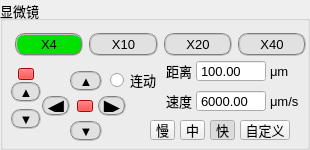
      <widget class="QGroupBox" name="GROUP_MICROSCOPE">
       <property name="geometry">
        <rect>
         <x>0</x>
         <y>0</y>
         <width>310</width>
         <height>150</height>
        </rect>
       </property>
       <property name="font">
        <font>
         <pointsize>10</pointsize>
        </font>
       </property>
       <property name="cursor">
        <cursorShape>ArrowCursor</cursorShape>
       </property>
       <property name="focusPolicy">
        <enum>Qt::NoFocus</enum>
       </property>
       <property name="toolTip">
        <string>&lt;html&gt;&lt;head/&gt;&lt;body&gt;&lt;p align=&quot;center&quot;&gt;快捷键 &amp;quot;M&amp;quot; 选中，ESC取消&lt;/p&gt;&lt;p align=&quot;center&quot;&gt;前：↑ 后：↓ 左：← 右：→&lt;/p&gt;&lt;p align=&quot;center&quot;&gt;上：PageUp 下：PageDown&lt;/p&gt;&lt;/body&gt;&lt;/html&gt;</string>
       </property>
       <property name="styleSheet">
        <string notr="true"/>
       </property>
       <property name="title">
        <string>显微镜</string>
       </property>
       <property name="flat">
        <bool>false</bool>
       </property>
       <property name="checkable">
        <bool>false</bool>
       </property>
       <widget class="QPushButton" name="BTN_SCOPE_FORWARD">
        <property name="geometry">
         <rect>
          <x>70</x>
          <y>71</y>
          <width>32</width>
          <height>20</height>
         </rect>
        </property>
        <property name="cursor">
         <cursorShape>OpenHandCursor</cursorShape>
        </property>
        <property name="focusPolicy">
         <enum>Qt::NoFocus</enum>
        </property>
        <property name="toolTip">
         <string>视野前移</string>
        </property>
        <property name="styleSheet">
         <string notr="true">QPushButton {
background-color: rgb(225,225,225);
border: 2px groove gray;
padding: 2px;
border-radius: 10px;
}
QPushButton:enabled  {
background-color: rgb(225,225,225);
border: 2px groove gray;
padding: 2px;
border-radius: 10px;
} 
QPushButton:disabled  {
background-color: rgb(100,100,100);
border: 2px groove gray;
padding: 2px;
border-radius: 10px;
}
QPushButton:hover {
	border: 1px solid #3a8ee6;
	border-radius: 10px;
    background-color: rgba(0, 255, 0, 0.7);
}</string>
        </property>
        <property name="text">
         <string>▲</string>
        </property>
       </widget>
       <widget class="QPushButton" name="BTN_SCOPE_BACK">
        <property name="geometry">
         <rect>
          <x>70</x>
          <y>121</y>
          <width>32</width>
          <height>20</height>
         </rect>
        </property>
        <property name="cursor">
         <cursorShape>OpenHandCursor</cursorShape>
        </property>
        <property name="focusPolicy">
         <enum>Qt::NoFocus</enum>
        </property>
        <property name="contextMenuPolicy">
         <enum>Qt::NoContextMenu</enum>
        </property>
        <property name="toolTip">
         <string>视野后移</string>
        </property>
        <property name="styleSheet">
         <string notr="true">QPushButton {
background-color: rgb(225,225,225);
border: 2px groove gray;
padding: 2px;
border-radius: 10px;
}
QPushButton:enabled  {
background-color: rgb(225,225,225);
border: 2px groove gray;
padding: 2px;
border-radius: 10px;
} 
QPushButton:disabled  {
background-color: rgb(100,100,100);
border: 2px groove gray;
padding: 2px;
border-radius: 10px;
}
QPushButton:hover {
	border: 1px solid #3a8ee6;
	border-radius: 10px;
    background-color: rgba(0, 255, 0, 0.7);
}</string>
        </property>
        <property name="text">
         <string>▼</string>
        </property>
       </widget>
       <widget class="QPushButton" name="BTN_SCOPE_LEFT">
        <property name="geometry">
         <rect>
          <x>42</x>
          <y>96</y>
          <width>28</width>
          <height>20</height>
         </rect>
        </property>
        <property name="font">
         <font>
          <pointsize>16</pointsize>
         </font>
        </property>
        <property name="cursor">
         <cursorShape>OpenHandCursor</cursorShape>
        </property>
        <property name="focusPolicy">
         <enum>Qt::NoFocus</enum>
        </property>
        <property name="toolTip">
         <string>视野左移</string>
        </property>
        <property name="styleSheet">
         <string notr="true">QPushButton {
background-color: rgb(225,225,225);
border: 2px groove gray;
padding: 2px;
border-radius: 10px;
}
QPushButton:enabled  {
background-color: rgb(225,225,225);
border: 2px groove gray;
padding: 2px;
border-radius: 10px;
} 
QPushButton:disabled  {
background-color: rgb(100,100,100);
border: 2px groove gray;
padding: 2px;
border-radius: 10px;
}
QPushButton:hover {
	border: 1px solid #3a8ee6;
	border-radius: 10px;
    background-color: rgba(0, 255, 0, 0.7);
}</string>
        </property>
        <property name="text">
         <string>◀</string>
        </property>
       </widget>
       <widget class="QPushButton" name="BTN_SCOPE_RIGHT">
        <property name="geometry">
         <rect>
          <x>98</x>
          <y>96</y>
          <width>28</width>
          <height>20</height>
         </rect>
        </property>
        <property name="font">
         <font>
          <pointsize>16</pointsize>
         </font>
        </property>
        <property name="cursor">
         <cursorShape>OpenHandCursor</cursorShape>
        </property>
        <property name="focusPolicy">
         <enum>Qt::NoFocus</enum>
        </property>
        <property name="toolTip">
         <string>视野右移</string>
        </property>
        <property name="styleSheet">
         <string notr="true">QPushButton {
background-color: rgb(225,225,225);
border: 2px groove gray;
padding: 2px;
border-radius: 10px;
}
QPushButton:enabled  {
background-color: rgb(225,225,225);
border: 2px groove gray;
padding: 2px;
border-radius: 10px;
} 
QPushButton:disabled  {
background-color: rgb(100,100,100);
border: 2px groove gray;
padding: 2px;
border-radius: 10px;
}
QPushButton:hover {
	border: 1px solid #3a8ee6;
	border-radius: 10px;
    background-color: rgba(0, 255, 0, 0.7);
}</string>
        </property>
        <property name="text">
         <string>▶</string>
        </property>
       </widget>
       <widget class="QPushButton" name="BTN_SCOPE_UP">
        <property name="geometry">
         <rect>
          <x>11</x>
          <y>82</y>
          <width>30</width>
          <height>20</height>
         </rect>
        </property>
        <property name="cursor">
         <cursorShape>OpenHandCursor</cursorShape>
        </property>
        <property name="mouseTracking">
         <bool>true</bool>
        </property>
        <property name="focusPolicy">
         <enum>Qt::NoFocus</enum>
        </property>
        <property name="toolTip">
         <string>上移</string>
        </property>
        <property name="toolTipDuration">
         <number>0</number>
        </property>
        <property name="statusTip">
         <string/>
        </property>
        <property name="whatsThis">
         <string/>
        </property>
        <property name="styleSheet">
         <string notr="true">QPushButton {
background-color: rgb(225,225,225);
border: 2px groove gray;
padding: 2px;
border-radius: 10px;
}
QPushButton:enabled  {
background-color: rgb(225,225,225);
border: 2px groove gray;
padding: 2px;
border-radius: 10px;
} 
QPushButton:disabled  {
background-color: rgb(100,100,100);
border: 2px groove gray;
padding: 2px;
border-radius: 10px;
}
QPushButton:hover {
	border: 1px solid #3a8ee6;
	border-radius: 10px;
    background-color: rgba(0, 255, 0, 0.7);
}</string>
        </property>
        <property name="text">
         <string>▲</string>
        </property>
       </widget>
       <widget class="QPushButton" name="BTN_SCOPE_DOWN">
        <property name="geometry">
         <rect>
          <x>11</x>
          <y>109</y>
          <width>30</width>
          <height>20</height>
         </rect>
        </property>
        <property name="cursor">
         <cursorShape>OpenHandCursor</cursorShape>
        </property>
        <property name="focusPolicy">
         <enum>Qt::NoFocus</enum>
        </property>
        <property name="toolTip">
         <string>下移</string>
        </property>
        <property name="styleSheet">
         <string notr="true">QPushButton {
background-color: rgb(225,225,225);
border: 2px groove gray;
padding: 2px;
border-radius: 10px;
}
QPushButton:enabled  {
background-color: rgb(225,225,225);
border: 2px groove gray;
padding: 2px;
border-radius: 10px;
} 
QPushButton:disabled  {
background-color: rgb(100,100,100);
border: 2px groove gray;
padding: 2px;
border-radius: 10px;
}
QPushButton:hover {
	border: 1px solid #3a8ee6;
	border-radius: 10px;
    background-color: rgba(0, 255, 0, 0.7);
}</string>
        </property>
        <property name="text">
         <string>▼</string>
        </property>
       </widget>
       <widget class="QLabel" name="label">
        <property name="geometry">
         <rect>
          <x>166</x>
          <y>60</y>
          <width>30</width>
          <height>22</height>
         </rect>
        </property>
        <property name="cursor">
         <cursorShape>ArrowCursor</cursorShape>
        </property>
        <property name="text">
         <string>距离</string>
        </property>
       </widget>
       <widget class="QLabel" name="label_2">
        <property name="geometry">
         <rect>
          <x>166</x>
          <y>90</y>
          <width>30</width>
          <height>22</height>
         </rect>
        </property>
        <property name="cursor">
         <cursorShape>ArrowCursor</cursorShape>
        </property>
        <property name="text">
         <string>速度</string>
        </property>
       </widget>
       <widget class="QLabel" name="label_3">
        <property name="geometry">
         <rect>
          <x>270</x>
          <y>60</y>
          <width>34</width>
          <height>22</height>
         </rect>
        </property>
        <property name="cursor">
         <cursorShape>ArrowCursor</cursorShape>
        </property>
        <property name="text">
         <string>μm</string>
        </property>
       </widget>
       <widget class="QLabel" name="label_4">
        <property name="geometry">
         <rect>
          <x>270</x>
          <y>90</y>
          <width>34</width>
          <height>22</height>
         </rect>
        </property>
        <property name="cursor">
         <cursorShape>ArrowCursor</cursorShape>
        </property>
        <property name="text">
         <string>μm/s</string>
        </property>
       </widget>
       <widget class="QDoubleSpinBox" name="EDIT_SCOPE_DISP">
        <property name="geometry">
         <rect>
          <x>196</x>
          <y>60</y>
          <width>70</width>
          <height>22</height>
         </rect>
        </property>
        <property name="focusPolicy">
         <enum>Qt::ClickFocus</enum>
        </property>
        <property name="toolTip">
         <string>&lt;html&gt;&lt;head/&gt;&lt;body&gt;&lt;p align=&quot;center&quot;&gt;调焦设备&amp;amp;平台&lt;/p&gt;&lt;p align=&quot;center&quot;&gt;点动距离&lt;/p&gt;&lt;/body&gt;&lt;/html&gt;</string>
        </property>
        <property name="buttonSymbols">
         <enum>QAbstractSpinBox::NoButtons</enum>
        </property>
        <property name="decimals">
         <number>2</number>
        </property>
        <property name="maximum">
         <double>30000.000000000000000</double>
        </property>
        <property name="value">
         <double>100.000000000000000</double>
        </property>
       </widget>
       <widget class="QDoubleSpinBox" name="EDIT_SCOPE_SPEED">
        <property name="geometry">
         <rect>
          <x>196</x>
          <y>90</y>
          <width>70</width>
          <height>22</height>
         </rect>
        </property>
        <property name="focusPolicy">
         <enum>Qt::ClickFocus</enum>
        </property>
        <property name="toolTip">
         <string>&lt;html&gt;&lt;head/&gt;&lt;body&gt;&lt;p align=&quot;center&quot;&gt;调焦设备&amp;amp;平台&lt;/p&gt;&lt;p align=&quot;center&quot;&gt;连动速度&lt;/p&gt;&lt;/body&gt;&lt;/html&gt;</string>
        </property>
        <property name="buttonSymbols">
         <enum>QAbstractSpinBox::NoButtons</enum>
        </property>
        <property name="decimals">
         <number>2</number>
        </property>
        <property name="maximum">
         <double>10000.000000000000000</double>
        </property>
        <property name="value">
         <double>6000.000000000000000</double>
        </property>
       </widget>
       <widget class="QPushButton" name="LED_FOCUSDEVICE">
        <property name="geometry">
         <rect>
          <x>18</x>
          <y>68</y>
          <width>16</width>
          <height>12</height>
         </rect>
        </property>
        <property name="cursor">
         <cursorShape>PointingHandCursor</cursorShape>
        </property>
        <property name="focusPolicy">
         <enum>Qt::NoFocus</enum>
        </property>
        <property name="toolTip">
         <string>&lt;html&gt;&lt;head/&gt;&lt;body&gt;&lt;p align=&quot;center&quot;&gt;未连接&lt;/p&gt;&lt;p align=&quot;center&quot;&gt;单击连接&lt;/p&gt;&lt;/body&gt;&lt;/html&gt;</string>
        </property>
        <property name="styleSheet">
         <string notr="true">background-color: red;</string>
        </property>
        <property name="text">
         <string/>
        </property>
        <property name="iconSize">
         <size>
          <width>16</width>
          <height>12</height>
         </size>
        </property>
       </widget>
       <widget class="QPushButton" name="LED_STAGE">
        <property name="geometry">
         <rect>
          <x>77</x>
          <y>100</y>
          <width>16</width>
          <height>12</height>
         </rect>
        </property>
        <property name="cursor">
         <cursorShape>PointingHandCursor</cursorShape>
        </property>
        <property name="focusPolicy">
         <enum>Qt::NoFocus</enum>
        </property>
        <property name="toolTip">
         <string>&lt;html&gt;&lt;head/&gt;&lt;body&gt;&lt;p align=&quot;center&quot;&gt;未连接&lt;/p&gt;&lt;p align=&quot;center&quot;&gt;单击连接&lt;/p&gt;&lt;/body&gt;&lt;/html&gt;</string>
        </property>
        <property name="styleSheet">
         <string notr="true">background-color: red;</string>
        </property>
        <property name="text">
         <string/>
        </property>
        <property name="iconSize">
         <size>
          <width>16</width>
          <height>12</height>
         </size>
        </property>
       </widget>
       <widget class="QFrame" name="frame">
        <property name="geometry">
         <rect>
          <x>10</x>
          <y>20</y>
          <width>301</width>
          <height>41</height>
         </rect>
        </property>
        <property name="frameShape">
         <enum>QFrame::NoFrame</enum>
        </property>
        <widget class="QWidget" name="layoutWidget">
         <property name="geometry">
          <rect>
           <x>5</x>
           <y>10</y>
           <width>291</width>
           <height>30</height>
          </rect>
         </property>
         <layout class="QHBoxLayout" name="horizontalLayout">
          <item>
           <widget class="QPushButton" name="BTN_X4">
            <property name="cursor">
             <cursorShape>OpenHandCursor</cursorShape>
            </property>
            <property name="focusPolicy">
             <enum>Qt::NoFocus</enum>
            </property>
            <property name="styleSheet">
             <string notr="true">QPushButton {
    background-color: rgb(225,225,225);
    border: 2px groove gray;
    padding: 2px;
    border-radius: 10px;
}
QPushButton:checked {
    background-color: rgb(0, 225, 0);
	border:2px groove gray;
	border-radius:10px;
	padding:2px 4px;
}</string>
            </property>
            <property name="text">
             <string>X4</string>
            </property>
            <property name="checkable">
             <bool>true</bool>
            </property>
            <property name="checked">
             <bool>true</bool>
            </property>
            <property name="autoExclusive">
             <bool>true</bool>
            </property>
           </widget>
          </item>
          <item>
           <widget class="QPushButton" name="BTN_X10">
            <property name="cursor">
             <cursorShape>OpenHandCursor</cursorShape>
            </property>
            <property name="focusPolicy">
             <enum>Qt::NoFocus</enum>
            </property>
            <property name="styleSheet">
             <string notr="true">QPushButton {
    background-color: rgb(225,225,225);
    border: 2px groove gray;
    padding: 2px;
    border-radius: 10px;
}
QPushButton:checked {
    background-color: rgb(0, 225, 0);
	border:2px groove gray;
	border-radius:10px;
	padding:2px 4px;
}</string>
            </property>
            <property name="text">
             <string>X10</string>
            </property>
            <property name="checkable">
             <bool>true</bool>
            </property>
            <property name="autoExclusive">
             <bool>true</bool>
            </property>
           </widget>
          </item>
          <item>
           <widget class="QPushButton" name="BTN_X20">
            <property name="cursor">
             <cursorShape>OpenHandCursor</cursorShape>
            </property>
            <property name="focusPolicy">
             <enum>Qt::NoFocus</enum>
            </property>
            <property name="styleSheet">
             <string notr="true">QPushButton {
    background-color: rgb(225,225,225);
    border: 2px groove gray;
    padding: 2px;
    border-radius: 10px;
}
QPushButton:checked {
    background-color: rgb(0, 225, 0);
	border:2px groove gray;
	border-radius:10px;
	padding:2px 4px;
}</string>
            </property>
            <property name="text">
             <string>X20</string>
            </property>
            <property name="checkable">
             <bool>true</bool>
            </property>
            <property name="autoExclusive">
             <bool>true</bool>
            </property>
           </widget>
          </item>
          <item>
           <widget class="QPushButton" name="BTN_X40">
            <property name="cursor">
             <cursorShape>OpenHandCursor</cursorShape>
            </property>
            <property name="focusPolicy">
             <enum>Qt::NoFocus</enum>
            </property>
            <property name="styleSheet">
             <string notr="true">QPushButton {
    background-color: rgb(225,225,225);
    border: 2px groove gray;
    padding: 2px;
    border-radius: 10px;
}
QPushButton:checked {
    background-color: rgb(0, 225, 0);
	border:2px groove gray;
	border-radius:10px;
	padding:2px 4px;
}</string>
            </property>
            <property name="text">
             <string>X40</string>
            </property>
            <property name="checkable">
             <bool>true</bool>
            </property>
            <property name="autoExclusive">
             <bool>true</bool>
            </property>
           </widget>
          </item>
         </layout>
        </widget>
       </widget>
       <widget class="QRadioButton" name="RADIO__SCOPE_CONTINUOUS">
        <property name="geometry">
         <rect>
          <x>110</x>
          <y>70</y>
          <width>50</width>
          <height>20</height>
         </rect>
        </property>
        <property name="focusPolicy">
         <enum>Qt::NoFocus</enum>
        </property>
        <property name="text">
         <string>连动</string>
        </property>
        <property name="checked">
         <bool>false</bool>
        </property>
       </widget>
       <widget class="QToolButton" name="BTN_SCOPE_LOW_SPEED">
        <property name="geometry">
         <rect>
          <x>150</x>
          <y>120</y>
          <width>25</width>
          <height>20</height>
         </rect>
        </property>
        <property name="cursor">
         <cursorShape>OpenHandCursor</cursorShape>
        </property>
        <property name="focusPolicy">
         <enum>Qt::NoFocus</enum>
        </property>
        <property name="text">
         <string>慢</string>
        </property>
        <property name="checkable">
         <bool>true</bool>
        </property>
        <property name="autoExclusive">
         <bool>true</bool>
        </property>
        <attribute name="buttonGroup">
         <string notr="true">speedGroup</string>
        </attribute>
       </widget>
       <widget class="QToolButton" name="BTN_SCOPE_HIGH_SPEED">
        <property name="geometry">
         <rect>
          <x>210</x>
          <y>120</y>
          <width>25</width>
          <height>20</height>
         </rect>
        </property>
        <property name="cursor">
         <cursorShape>OpenHandCursor</cursorShape>
        </property>
        <property name="focusPolicy">
         <enum>Qt::NoFocus</enum>
        </property>
        <property name="text">
         <string>快</string>
        </property>
        <property name="checkable">
         <bool>true</bool>
        </property>
        <property name="checked">
         <bool>true</bool>
        </property>
        <property name="autoExclusive">
         <bool>true</bool>
        </property>
        <attribute name="buttonGroup">
         <string notr="true">speedGroup</string>
        </attribute>
       </widget>
       <widget class="QToolButton" name="BTN_SCOPE_MEDIUM_SPEED">
        <property name="geometry">
         <rect>
          <x>180</x>
          <y>120</y>
          <width>25</width>
          <height>20</height>
         </rect>
        </property>
        <property name="cursor">
         <cursorShape>OpenHandCursor</cursorShape>
        </property>
        <property name="focusPolicy">
         <enum>Qt::NoFocus</enum>
        </property>
        <property name="text">
         <string>中</string>
        </property>
        <property name="checkable">
         <bool>true</bool>
        </property>
        <property name="autoExclusive">
         <bool>true</bool>
        </property>
        <attribute name="buttonGroup">
         <string notr="true">speedGroup</string>
        </attribute>
       </widget>
       <widget class="QToolButton" name="BTN_SCOPE_CUSTOM_SPEED">
        <property name="geometry">
         <rect>
          <x>240</x>
          <y>120</y>
          <width>50</width>
          <height>20</height>
         </rect>
        </property>
        <property name="cursor">
         <cursorShape>OpenHandCursor</cursorShape>
        </property>
        <property name="focusPolicy">
         <enum>Qt::NoFocus</enum>
        </property>
        <property name="text">
         <string>自定义</string>
        </property>
        <property name="checkable">
         <bool>true</bool>
        </property>
        <property name="checked">
         <bool>false</bool>
        </property>
        <property name="autoExclusive">
         <bool>true</bool>
        </property>
        <attribute name="buttonGroup">
         <string notr="true">speedGroup</string>
        </attribute>
       </widget>
      </widget>
